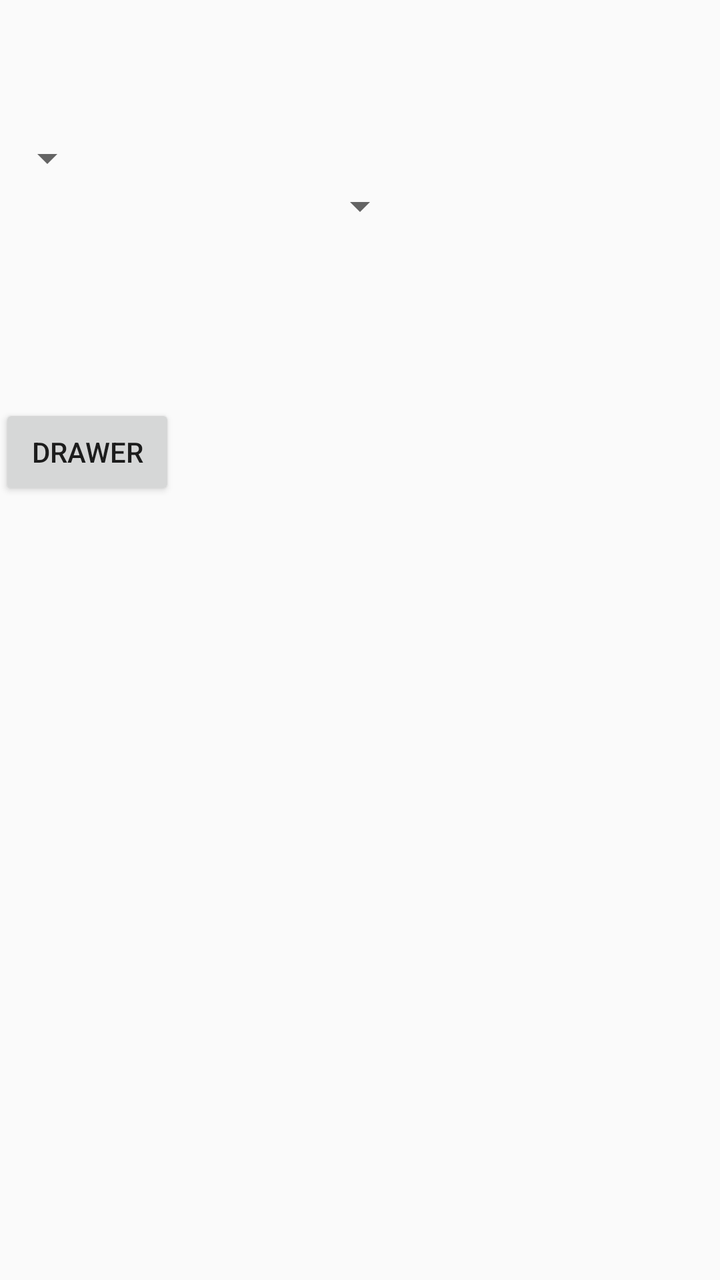
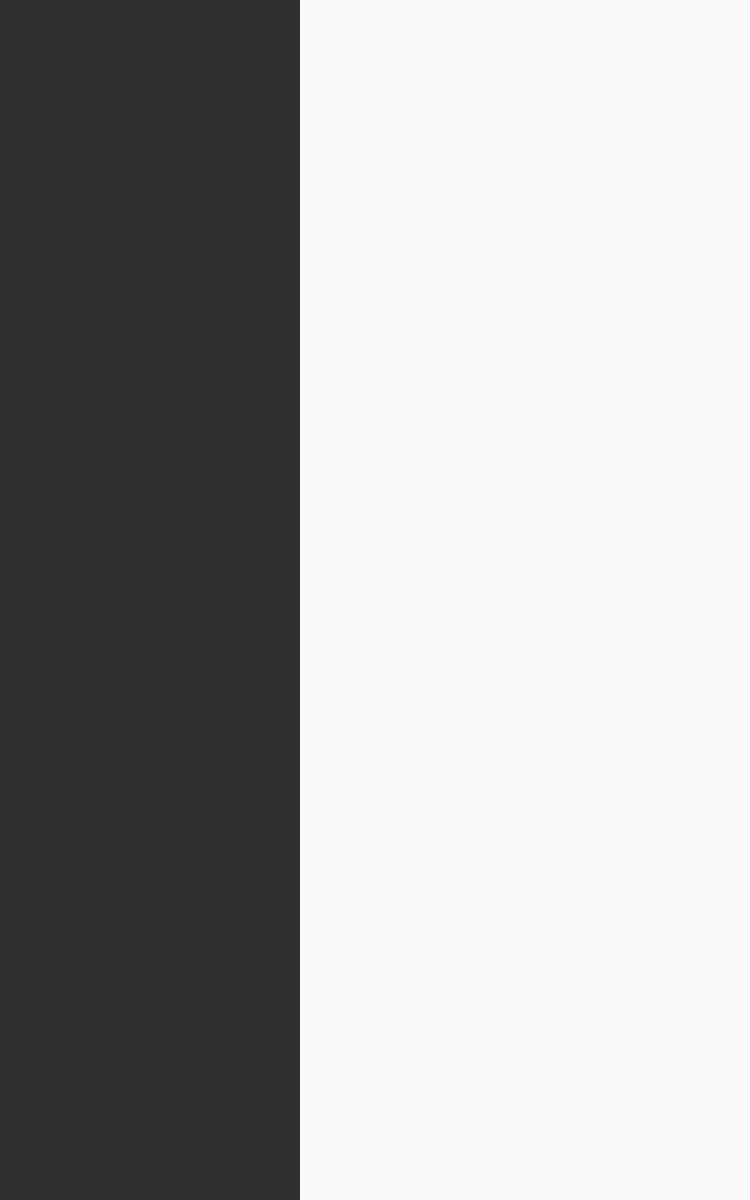

Two renders of one Android screen. The first uses the default layout on a phone; the second uses the alternative layout the repository ships for a different screen configuration, on a matching device. The two XML files are below.
<!-- AndroidManifest.xml: application theme AppTheme -->
<!-- res/layout/activity_main.xml -->
<RelativeLayout xmlns:android="http://schemas.android.com/apk/res/android"
    xmlns:tools="http://schemas.android.com/tools" android:layout_width="match_parent"
    android:layout_height="match_parent" android:paddingLeft="@dimen/activity_horizontal_margin"
    android:paddingRight="@dimen/activity_horizontal_margin"
    android:paddingTop="@dimen/activity_vertical_margin"
    android:paddingBottom="@dimen/activity_vertical_margin" tools:context=".MainActivity">

    <Spinner
        android:layout_width="wrap_content"
        android:layout_height="wrap_content"
        android:id="@+id/fromUnit_spinner"
        android:layout_alignParentTop="true"
        android:layout_alignParentLeft="true"
        android:layout_alignParentStart="true"
        android:layout_marginTop="67dp" />

    <Spinner
        android:layout_width="wrap_content"
        android:layout_height="wrap_content"
        android:id="@+id/spinner2"
        android:layout_below="@+id/fromUnit_spinner"
        android:layout_centerHorizontal="true" />

    <Button
        android:layout_width="wrap_content"
        android:layout_height="wrap_content"
        android:id="@+id/button"
        android:layout_below="@+id/spinner2"
        android:layout_alignParentLeft="true"
        android:layout_alignParentStart="true"
        android:layout_marginTop="87dp"
        android:text="Drawer" />
</RelativeLayout>
<!-- resources referenced by this layout -->
<resources>
  <style name="AppTheme" parent="Theme.AppCompat.Light.DarkActionBar">
          <item name="android:windowActionBar">true</item>
          
      </style>
</resources>
<!-- res/layout-large/activity_main.xml (the repository's variant of the layout above) -->
<!-- drawn on a 7-inch tablet held upright -->
<LinearLayout
    xmlns:android="http://schemas.android.com/apk/res/android"
    android:id="@+id/linear_layout"
    android:layout_width="match_parent"
    android:layout_height="match_parent"
    android:orientation="horizontal">

    
    <ListView
        android:id="@+id/list_slidermenu"
        android:layout_width="240dp"
        android:layout_height="match_parent"
        android:layout_gravity="start"
        android:choiceMode="singleChoice"
        android:divider="@color/list_divider"
        android:dividerHeight="1dp"
        android:listSelector="@drawable/list_item_selector"
        android:background="@color/list_background"/>

    
    <FrameLayout
        android:id="@+id/frame_container"
        android:layout_width="match_parent"
        android:layout_height="match_parent" />

</LinearLayout>
<!-- resources referenced by the variant -->
<!-- as a 7-inch tablet held upright resolves them -->
<resources>
  <color name="list_background">#303030</color>
  <color name="list_divider">#272727</color>
  <!-- drawable list_item_selector (drawable) -->
  <?xml version="1.0" encoding="utf-8"?>
  <selector xmlns:android="http://schemas.android.com/apk/res/android">
      <item android:drawable="@drawable/list_item_background_normal" android:state_activated="false"/>
      <item android:drawable="@drawable/list_item_background_pressed" android:state_pressed="true"/>
      <item android:drawable="@drawable/list_item_background_pressed" android:state_activated="true"/>
  </selector>
  <style name="AppTheme" parent="Theme.AppCompat.Light.DarkActionBar">
          <item name="android:windowActionBar">true</item>
          
      </style>
</resources>
